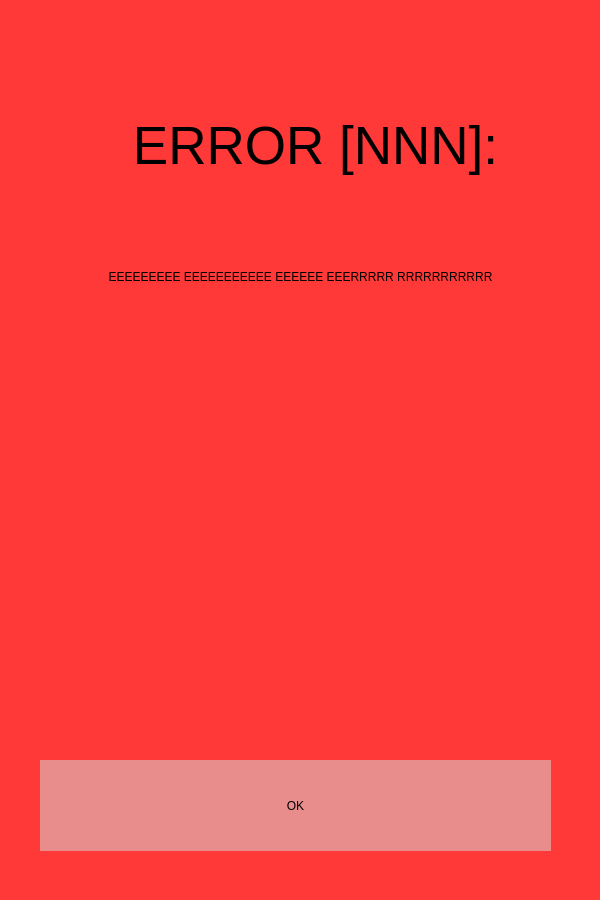
<?xml version="1.0" encoding="UTF-8"?>
<ui version="4.0">
 <class>MainWindow</class>
 <widget class="QMainWindow" name="MainWindow">
  <property name="geometry">
   <rect>
    <x>0</x>
    <y>0</y>
    <width>600</width>
    <height>900</height>
   </rect>
  </property>
  <property name="minimumSize">
   <size>
    <width>600</width>
    <height>900</height>
   </size>
  </property>
  <property name="maximumSize">
   <size>
    <width>600</width>
    <height>900</height>
   </size>
  </property>
  <property name="tabletTracking">
   <bool>true</bool>
  </property>
  <property name="windowTitle">
   <string>MainWindow</string>
  </property>
  <property name="autoFillBackground">
   <bool>false</bool>
  </property>
  <property name="styleSheet">
   <string notr="true">background-color: rgb(255, 56, 56);</string>
  </property>
  <widget class="QWidget" name="centralwidget">
   <widget class="QLabel" name="error">
    <property name="geometry">
     <rect>
      <x>70</x>
      <y>60</y>
      <width>491</width>
      <height>171</height>
     </rect>
    </property>
    <property name="font">
     <font>
      <family>System-ui</family>
      <pointsize>40</pointsize>
      <weight>9</weight>
      <italic>false</italic>
      <bold>false</bold>
     </font>
    </property>
    <property name="styleSheet">
     <string notr="true">font: 75 40pt &quot;System-ui&quot;;</string>
    </property>
    <property name="text">
     <string>ERROR [NNN]:</string>
    </property>
    <property name="alignment">
     <set>Qt::AlignCenter</set>
    </property>
   </widget>
   <widget class="QLabel" name="error_message">
    <property name="geometry">
     <rect>
      <x>30</x>
      <y>270</y>
      <width>541</width>
      <height>401</height>
     </rect>
    </property>
    <property name="maximumSize">
     <size>
      <width>700</width>
      <height>1000</height>
     </size>
    </property>
    <property name="styleSheet">
     <string notr="true">font: 75 40pt &quot;System-ui&quot;;</string>
    </property>
    <property name="text">
     <string>EEEEEEEEE EEEEEEEEEEE  EEEEEE  EEERRRRR RRRRRRRRRRR</string>
    </property>
    <property name="textFormat">
     <enum>Qt::RichText</enum>
    </property>
    <property name="scaledContents">
     <bool>false</bool>
    </property>
    <property name="alignment">
     <set>Qt::AlignHCenter|Qt::AlignTop</set>
    </property>
    <property name="wordWrap">
     <bool>true</bool>
    </property>
    <property name="openExternalLinks">
     <bool>false</bool>
    </property>
   </widget>
   <widget class="QLabel" name="error_2">
    <property name="geometry">
     <rect>
      <x>40</x>
      <y>760</y>
      <width>511</width>
      <height>91</height>
     </rect>
    </property>
    <property name="styleSheet">
     <string notr="true">font: 75 60pt &quot;System-ui&quot;;
background-color: rgb(232, 140, 140);</string>
    </property>
    <property name="text">
     <string>OK</string>
    </property>
    <property name="alignment">
     <set>Qt::AlignCenter</set>
    </property>
   </widget>
  </widget>
 </widget>
 <resources/>
 <connections/>
</ui>
